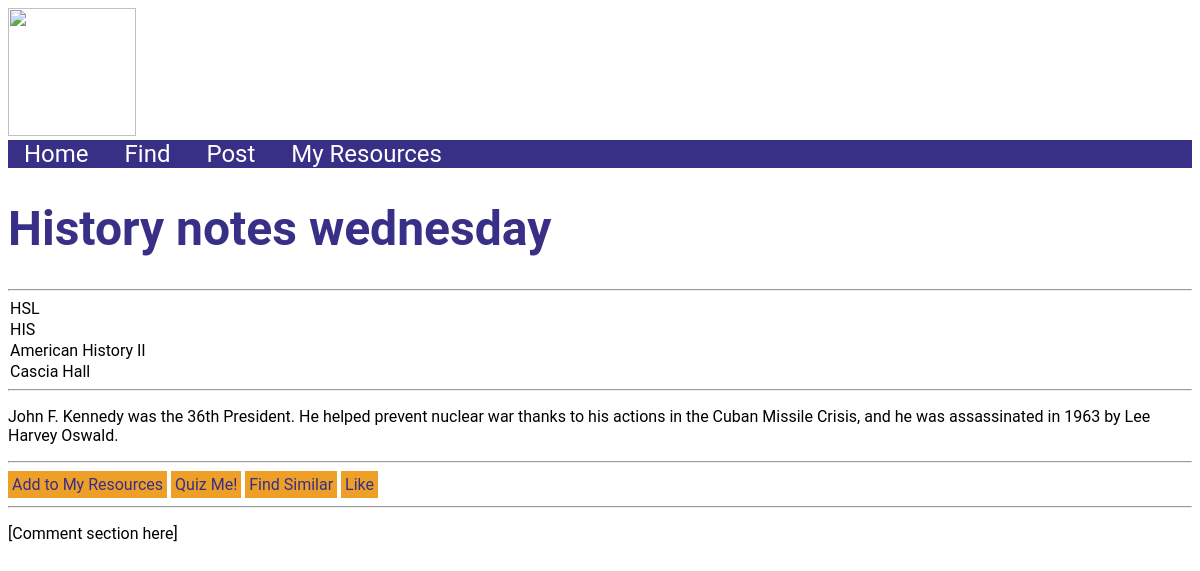
The app's page /website/resource/2 with its own data.
### website/models.py (models this page shows, shortened)
class Resource(models.Model):
    LEVEL_CHOICES = (
        ("MS", "Middle School"),
        ("HSL", "High School-Lower"),
        ("HSU", "High School-Upper"),
        ("C1000", "College-1000"),
        ("C2000", "College-2000"),
        ("C3000", "College-3000"),
        ("C4000", "College-4000"),
        ("C5000", "College-5000"),
        ("C6000", "College-6000+"),
    )
    SUBJECT_CHOICES = (
        ("BIO", "Biology"),
        ("CHE", "Chemistry"),
        ("PHY", "Physics"),
        ("CSI", "Computer Science"),
        ("HIS", "History"),
    )
    resourceTitle = models.CharField(max_length=100, verbose_name="Title")
    score = models.IntegerField(default=0)
    levelTag = models.CharField(max_length=5, choices=LEVEL_CHOICES, blank=True, default="", verbose_name="Level")
    subjectTag = models.CharField(max_length=3, choices=SUBJECT_CHOICES, blank=True, default="", verbose_name="Subject")
    courseTag = models.CharField(max_length=30, blank=True, default="", verbose_name="Course Name")
    courseNumberTag = models.IntegerField(null=True, blank=True, verbose_name="Course Number")
    institutionTag = models.CharField(max_length=50, blank=False)
    content = models.TextField(blank=True)
    class Meta:
        ordering = ["-score"]

### website/views.py (the view)
# urls.py: path("resource/<int:pk>", views.ResourceDetailView.as_view(), name="resource-detail"),
class ResourceDetailView(generic.DetailView):
    model = Resource

### website/templates/website/resource_detail.html (shortened to what this page needs)
{% extends "base.html" %}
{% block content %}
<h1>{{ resource.resourceTitle }}</h1>
<hr>
<div class="tags">
    <p>{{ resource.levelTag }}</p>
    <p>{{ resource.subjectTag }}</p>
    {% if resource.courseTag %}
        <p>{{ resource.courseTag }}</p>
    {% endif %}
    <p>{{ resource.institutionTag }}</p>
</div>
<hr>
<p>{{ resource.content }}</p>
<hr>
<div class="actionRow">
    <a class="actionButton">Add to My Resources</a>
    <a class="actionButton" href="{% url 'quiz' %}">Quiz Me!</a>
    <a class="actionButton">Find Similar</a>
    <a class="actionButton">Like</a>
</div>
<hr>
<p>[Comment section here]</p>
{% endblock %}

### website/static/website/main.css (style rules this page uses)
html { font-family: "Roboto", "Lucida Grande", "DejaVu Sans", "Bitstream Vera Sans", Verdana, Arial, sans-serif; }
a { text-decoration: none; color: #382F86; }
h1 { color: #382F86; font-size: 48px; }
.actionButton { display: inline-block; padding: 4px; background-color: #ee9f28; }
.tags p { margin: 2px; }

### records on screen
Resource: resourceTitle "History notes wednesday", levelTag "HSL", subjectTag "HIS", courseTag "American History II", institutionTag "Cascia Hall", content "John F. Kennedy was the 36th President. He helped prevent nuclear war thanks to his actions in the Cuban Missile Crisis, and he was assassinated in 1963 by Lee Harvey Oswald."
